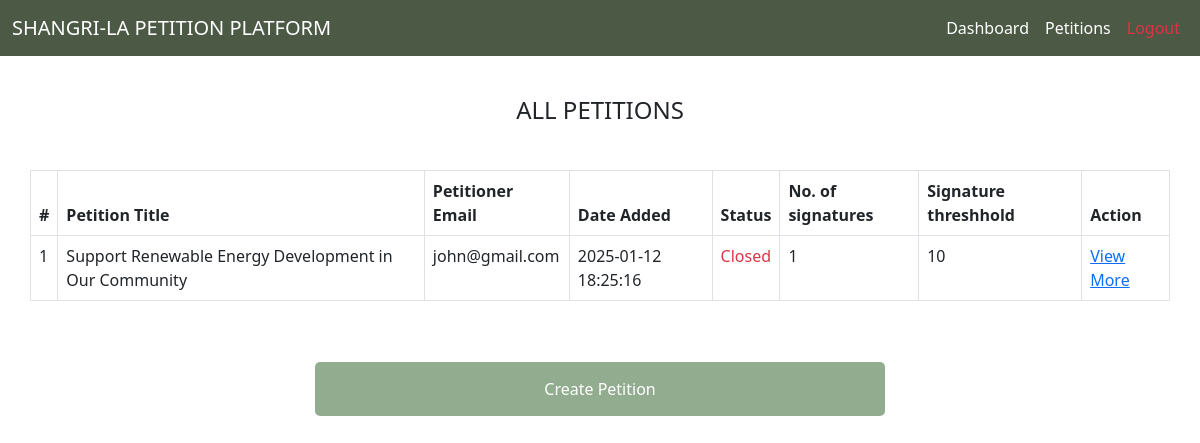
Page /petitioners/all_petitions.php (signed in) on the committed database.
### tables this page shows
CREATE TABLE `all_petitions` (
  `id` int(11) NOT NULL,
  `title` varchar(200) NOT NULL,
  `content` varchar(1500) NOT NULL,
  `author` varchar(200) NOT NULL,
  `status` int(11) NOT NULL,
  `petitions_committee_response` varchar(400) DEFAULT NULL,
  `date_created` datetime DEFAULT current_timestamp(),
  `date_updated` datetime DEFAULT NULL ON UPDATE current_timestamp(),
  `signatures` int(11) NOT NULL DEFAULT 0,
  `signature_threshhold` int(11) DEFAULT 0,
  `petitioner_id` int(11) NOT NULL
);

### petitioners/all_petitions.php (the view, shortened to what this page needs)
<?php
include_once "functions/functions.php";
$database_connection = database_connect();
?>
<?= header_template('PETITIONERS | ALL PETITIONS'); ?>
<?= petitioner_navbar_template(); ?>
<div id="page_title">
    <div class="container">
        <div class="row">
            <h4>All Petitions</h4>
        </div>
    </div>
</div>
<div id="data_table">
    <div class="container">
        <div class="row">
            <table class="table table-bordered">
                <?php
                $sql = $database_connection->prepare("SELECT * FROM all_petitions ORDER BY date_created DESC");
                $sql->execute();
                $database_all_petitions = $sql->fetchAll(PDO::FETCH_ASSOC);
                $count = 1;
                ?>
                <thead>
                    <th>#</th>
                    <th>Petition Title</th>
                    <th>Petitioner Email</th>
                    <th>Date Added</th>
                    <th>Status</th>
                    <th>No. of signatures</th>
                    <th>Signature threshhold</th>
                    <th>Action</th>
                </thead>
                <?php foreach ($database_all_petitions as $all_petitions): ?>
                    <tbody>
                        <td><?= $count++; ?></td>
                        <td><?= $all_petitions['title']; ?></td>
                        <td><?= $all_petitions['author']; ?></td>
                        <td><?= $all_petitions['date_created']; ?></td>
                        <td><?php
                            if ($all_petitions['status'] == 0) {
                                echo "<span class='text-danger'>Closed</span>";
                            } else {
                                echo "<span class='text-success'>Open</span>";
                            }
                            ?></td>
                        <td><?= $all_petitions['signatures']; ?></td>
                        <td><?= $all_petitions['signature_threshhold']; ?></td>
                        <td>
                            <?php
                            if ($all_petitions['signatures'] <= $all_petitions['signature_threshhold']) {
                            ?>
                                <a href="index.php?page=petitioners/specific_petitions&id=<?= $all_petitions['id']; ?>">View More</a>
                            <?php } else {
                                echo "<span class='text-danger'>Signature threshhold has been met</span>";
                            }
                            ?>
                        </td>
                    </tbody>
                <?php endforeach; ?>
            </table>
        </div>
    </div>
</div>
<div id="add_link">
    <div class="container">
        <div class="row">
            <a href="index.php?page=petitioners/create_petition" class="w-50 mx-auto">Create Petition</a>
        </div>
    </div>
</div>

### css/styles.css (style rules this page uses)
:root { --main-color: #fff; --primary-color: #000; --secondary-color: #4B5945; --secondary-color-1: #66785F; --secondary-color-2: #91AC8F; --secondary-color-3: #B2C9AD; }
#page_title h4 { text-align: center; text-transform: uppercase; margin-bottom: 45px; margin-top: 40px; }
#add_link { margin-top: 45px; margin-bottom: 45px; }
#add_link a { text-decoration: none; padding: 15px 75px; background-color: var(--secondary-color-2); color: var(--main-color); text-align: center; border-radius: 5px; }

### rows in the picture
all_petitions: title "Support Renewable Energy Development in Our Community", author "john@gmail.com", date_created "2025-01-12 18:25:16", status "Closed", signatures "1", signature_threshhold "10"
